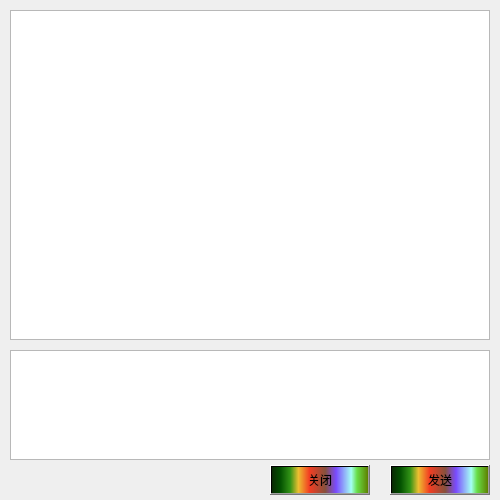
<?xml version="1.0" encoding="UTF-8"?>
<ui version="4.0">
 <class>chat</class>
 <widget class="QWidget" name="chat">
  <property name="geometry">
   <rect>
    <x>0</x>
    <y>0</y>
    <width>500</width>
    <height>500</height>
   </rect>
  </property>
  <property name="windowTitle">
   <string>Form</string>
  </property>
  <property name="styleSheet">
   <string notr="true">background-image: url(:/new/prefix1/res/BackGround2.png);</string>
  </property>
  <widget class="QTextEdit" name="TE_msg">
   <property name="geometry">
    <rect>
     <x>10</x>
     <y>10</y>
     <width>480</width>
     <height>330</height>
    </rect>
   </property>
  </widget>
  <widget class="QTextEdit" name="TE_smsg">
   <property name="geometry">
    <rect>
     <x>10</x>
     <y>350</y>
     <width>480</width>
     <height>110</height>
    </rect>
   </property>
  </widget>
  <widget class="QPushButton" name="Button_close">
   <property name="geometry">
    <rect>
     <x>270</x>
     <y>465</y>
     <width>100</width>
     <height>30</height>
    </rect>
   </property>
   <property name="styleSheet">
    <string notr="true">background-color: qlineargradient(spread:pad, x1:0, y1:0, x2:1, y2:0, stop:0 rgba(9, 41, 4, 255), stop:0.085 rgba(2, 79, 0, 255), stop:0.19 rgba(50, 147, 22, 255), stop:0.275 rgba(236, 191, 49, 255), stop:0.39 rgba(243, 61, 34, 255), stop:0.555 rgba(135, 81, 60, 255), stop:0.667 rgba(121, 75, 255, 255), stop:0.825 rgba(164, 255, 244, 255), stop:0.885 rgba(104, 222, 71, 255), stop:1 rgba(93, 128, 0, 255));
</string>
   </property>
   <property name="text">
    <string>关闭</string>
   </property>
  </widget>
  <widget class="QPushButton" name="Button_send">
   <property name="geometry">
    <rect>
     <x>390</x>
     <y>465</y>
     <width>100</width>
     <height>30</height>
    </rect>
   </property>
   <property name="styleSheet">
    <string notr="true">background-color: qlineargradient(spread:pad, x1:0, y1:0, x2:1, y2:0, stop:0 rgba(9, 41, 4, 255), stop:0.085 rgba(2, 79, 0, 255), stop:0.19 rgba(50, 147, 22, 255), stop:0.275 rgba(236, 191, 49, 255), stop:0.39 rgba(243, 61, 34, 255), stop:0.555 rgba(135, 81, 60, 255), stop:0.667 rgba(121, 75, 255, 255), stop:0.825 rgba(164, 255, 244, 255), stop:0.885 rgba(104, 222, 71, 255), stop:1 rgba(93, 128, 0, 255));
</string>
   </property>
   <property name="text">
    <string>发送</string>
   </property>
  </widget>
 </widget>
 <resources/>
 <connections/>
</ui>
